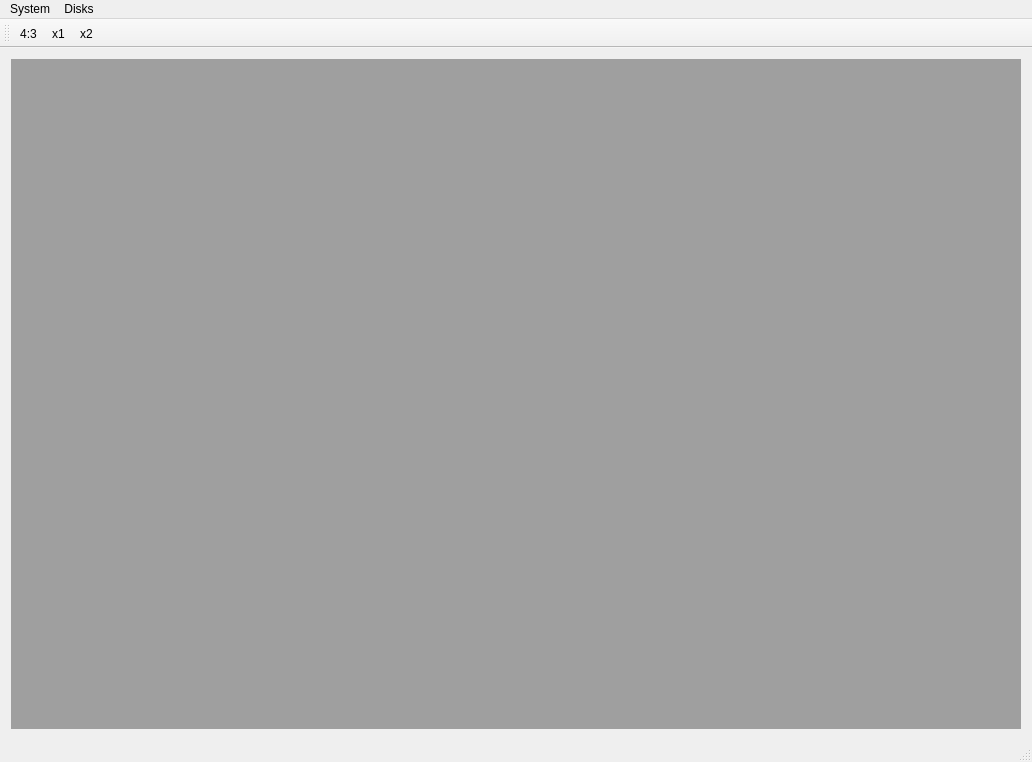
<?xml version="1.0" encoding="UTF-8"?>
<ui version="4.0">
 <class>QApple</class>
 <widget class="QMainWindow" name="QApple">
  <property name="geometry">
   <rect>
    <x>0</x>
    <y>0</y>
    <width>1032</width>
    <height>762</height>
   </rect>
  </property>
  <property name="windowTitle">
   <string>QApple</string>
  </property>
  <widget class="QWidget" name="centralWidget">
   <layout class="QGridLayout" name="gridLayout">
    <item row="0" column="0">
     <widget class="QMdiArea" name="mdiArea">
      <property name="verticalScrollBarPolicy">
       <enum>Qt::ScrollBarAsNeeded</enum>
      </property>
      <property name="horizontalScrollBarPolicy">
       <enum>Qt::ScrollBarAsNeeded</enum>
      </property>
     </widget>
    </item>
   </layout>
  </widget>
  <widget class="QMenuBar" name="menuBar">
   <property name="geometry">
    <rect>
     <x>0</x>
     <y>0</y>
     <width>1032</width>
     <height>25</height>
    </rect>
   </property>
   <widget class="QMenu" name="menuSystem">
    <property name="title">
     <string>System</string>
    </property>
    <addaction name="actionStart"/>
    <addaction name="actionPause"/>
   </widget>
   <widget class="QMenu" name="menuDisks">
    <property name="title">
     <string>Disks</string>
    </property>
    <addaction name="actionDisk_1"/>
    <addaction name="actionDisk_2"/>
   </widget>
   <addaction name="menuSystem"/>
   <addaction name="menuDisks"/>
  </widget>
  <widget class="QToolBar" name="mainToolBar">
   <attribute name="toolBarArea">
    <enum>TopToolBarArea</enum>
   </attribute>
   <attribute name="toolBarBreak">
    <bool>false</bool>
   </attribute>
   <addaction name="action4_3"/>
   <addaction name="actionX1"/>
   <addaction name="actionX2"/>
  </widget>
  <widget class="QStatusBar" name="statusBar"/>
  <action name="actionStart">
   <property name="text">
    <string>Start</string>
   </property>
  </action>
  <action name="actionPause">
   <property name="enabled">
    <bool>false</bool>
   </property>
   <property name="text">
    <string>Pause</string>
   </property>
  </action>
  <action name="action4_3">
   <property name="text">
    <string>4:3</string>
   </property>
  </action>
  <action name="actionX1">
   <property name="text">
    <string>x1</string>
   </property>
  </action>
  <action name="actionX2">
   <property name="text">
    <string>x2</string>
   </property>
  </action>
  <action name="actionDisk_1">
   <property name="text">
    <string>Disk 1...</string>
   </property>
  </action>
  <action name="actionDisk_2">
   <property name="text">
    <string>Disk 2...</string>
   </property>
  </action>
 </widget>
 <layoutdefault spacing="6" margin="11"/>
 <resources/>
 <connections/>
</ui>
